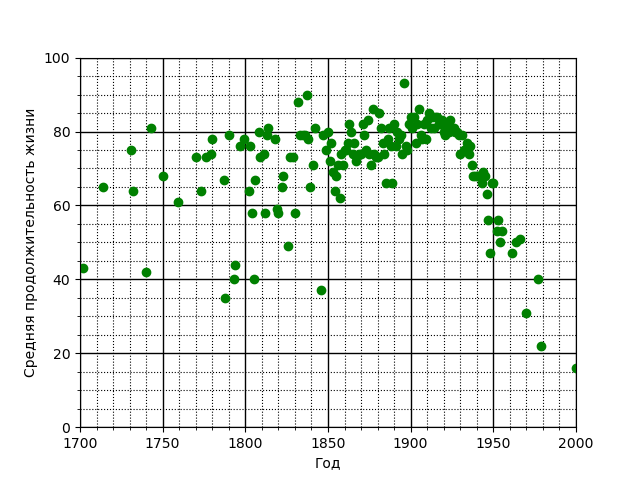

Reproduce this figure in Python.
#coding=utf-8
import matplotlib.pyplot as plt
import numpy as np

if __name__ == '__main__':

   # Значения по X
   data_x = []
   with open("x_lifespan_usa.txt") as f:
      for line in f:
         data_x.append(int(line))
   # Значения по Y
   data_y = []
   with open("y_lifespan_usa.txt") as f:
      for line in f:
         data_y.append(float(line))
    
   plt.axis([1700 , 2000, 0, 100])
   plt.xlabel("Год")
   plt.ylabel("Средняя продолжительность жизни")
   
   # представляем точки (х,у) кружочками диаметра 10
   plt.plot(data_x, data_y, 'o', color = "green")

   # Сетка на фоне для улучшения восприятия
  #  plt.grid(True, linestyle='-', color='0.75')

   plt.minorticks_on()
   # Определяем внешний вид линий основной сетки:
   plt.grid(which='major', color = 'k',  linewidth = 1)
   #  Определяем внешний вид линий вспомогательной сетки:
   plt.grid(which='minor', color = 'k',  linestyle = ':')
   
   plt.savefig('chart_usa.png', fmt='png')
   plt.show()
   
